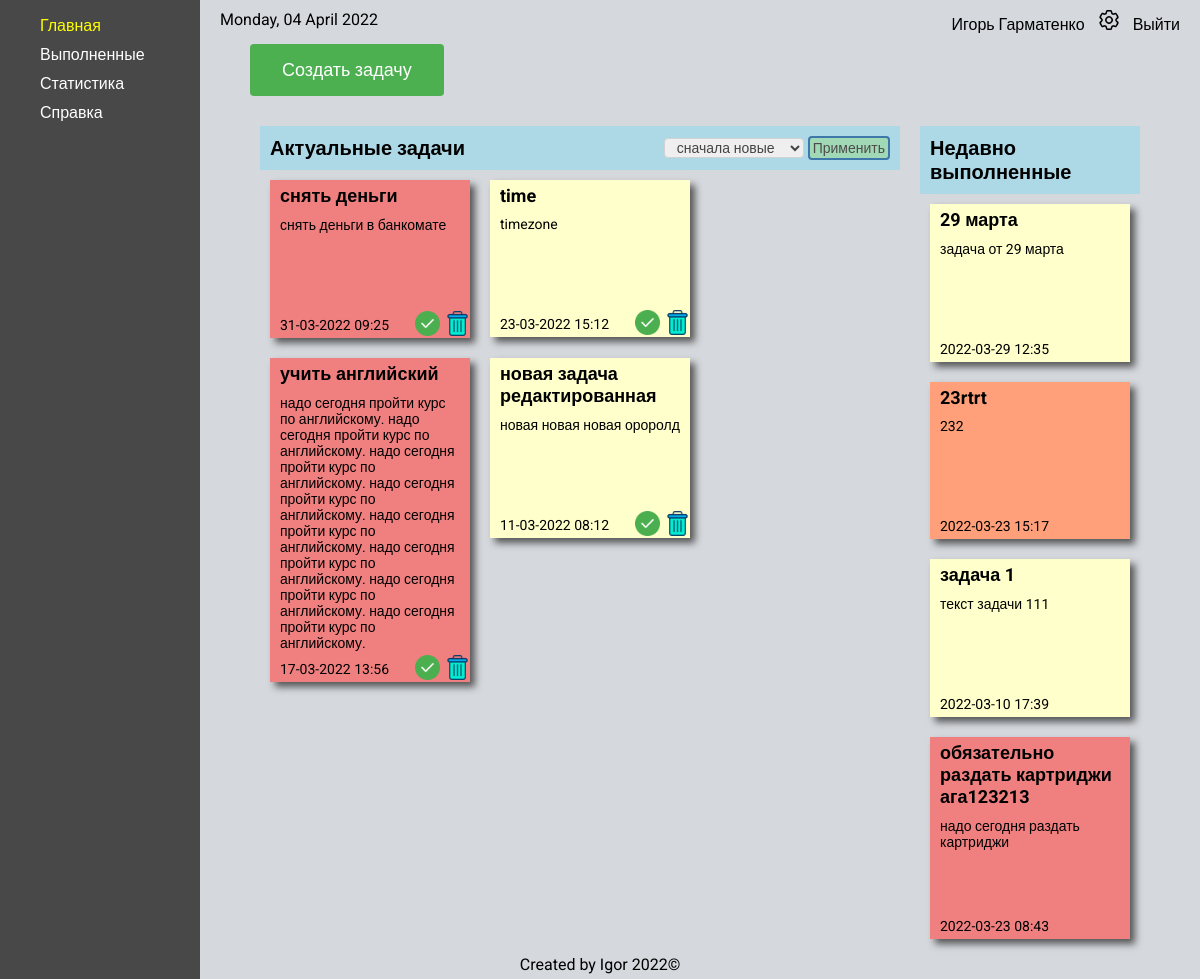
/home/ (signed in), run on an earlier commit of the app's database.
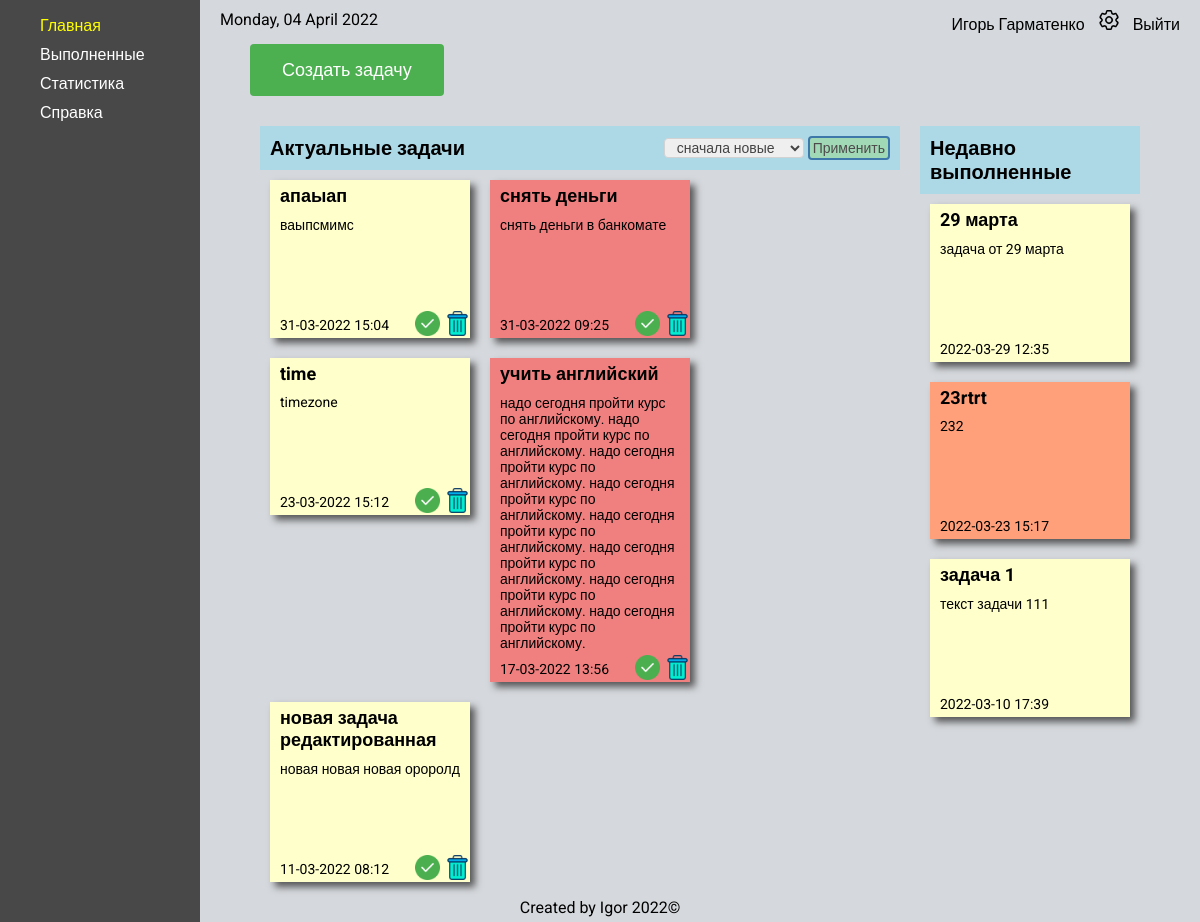
And on a later commit of the database.
### ToDo/models.py (models this page shows, shortened)
class Task(models.Model):
    PRIORITY_LEVEL = (('L', 'низкий'),
                      ('M', 'обычный'),
                      ('H', 'высокий'),
                      )
    user = models.ForeignKey(settings.AUTH_USER_MODEL, on_delete=models.CASCADE, null=True, blank=True)
    title = models.CharField(max_length=200)
    descr = models.CharField(max_length=500)
    priority = models.CharField(max_length=10, choices=PRIORITY_LEVEL, default='medium')
    is_finished = models.BooleanField(default=False)
    created_at = models.DateTimeField(auto_now_add=True)
    complated_at = models.DateTimeField(auto_now=True)
    class Meta:
        ordering = ['-created_at']

### ToDo/views.py (the view, shortened to what this page needs)
# urls.py: 2. Add a URL to urlpatterns:  path('', views.home, name='home')
@login_required
def home(request):
    current_date = date.today().strftime("%A, %d %B %Y")
    sort_form = TaskSort(request.POST)
    tasks = Task.objects.filter(user_id=request.user.id)
    context = {
        'menu': home_menu,
        'tasks_active': tasks,
        'tasks_finished': tasks.order_by("-complated_at")[:5],
        'date': current_date,
        'sort_form': sort_form,
        'title': 'Домашняя страница'
    }
    return render(request, 'ToDo/home.html', context=context)

### ToDo/forms.py
class TaskSort(forms.Form):
    SORT_TYPE = (('date_new', 'сначала новые'),
                 ('date_old', 'сначала старые'),
                ('priority', 'по важности'),
                )
    sort = forms.ChoiceField(choices=SORT_TYPE)

### ToDo/templates/ToDo/home.html (shortened to what this page needs)
{% extends 'ToDo/home_base.html' %}
{% load static %}
{% block rightbar %}
    <a class="create__task-btn" href="{% url 'create_task' %}">Создать задачу</a>
    <div class="tasks__wrap">
        <div class="tasks__active_wrap">
            <div class="tasks__header">
                <div class="tasks__active_title">Актуальные задачи</div>
                <div class="tasks__active_info">
                    <form method="post" enctype="multipart/form-data">
                        {% for field in sort_form %}
                                {{ field }}
                        {% endfor%}
                        <input type="submit" class="sort__btn" value="Применить">
                    </form>
                </div>
            </div>
            <div class="tasks__active">
                {% for task in tasks_active %}
                    {% if not task.is_finished %}
                        <div class="task {{ task.priority }}">
                            <div class="task__title">
                                <a class="task__edit-link" href="{% url 'task-edit' task.id %}" title="Редактировать">{{ task.title }}</a>
                            </div>
                            <div class="task__descr">{{ task.descr }}</div>
                            <div class="task__created_at">{{ task.created_at|date:'d-m-Y H:i' }}</div>
                            <a href="{% url 'task_make_done' task.id %}" onclick="return proverka();"><img class="task__done_img" src="{% static 'ToDo/images/done.png' %}" alt="done task"></a>
                            <a href="{% url 'task_delete' task.id %}" onclick="return proverka();"><img class="task__delete_img" src="{% static 'ToDo/images/delete.png' %}" alt="delete task"></a>
                        </div>
                    {% endif %}
                {% endfor %}
            </div>
        </div>
        <div class="tasks__completed_wrap">
            <div class="tasks__header">
                <div class="tasks__active_title">Недавно выполненные</div>
            </div>
            <div class="tasks__completed">
                {% for task in tasks_finished %}
                    {% if task.is_finished %}
                        <div class="task {{ task.priority }}">
                            <div class="task__title">{{ task.title }}</div>
                            <div class="task__descr">{{ task.descr }}</div>
                            <div class="task__created_at">{{ task.created_at|date:'Y-m-d H:i' }}</div>
                        </div>
                    {% endif %}
                {% endfor %}
            </div>
    </div>
{% endblock %}

### ToDo/templates/ToDo/home_base.html
{% extends 'ToDo/base.html' %}
{% load static %}
{% block content %}
    <div class="main">
        <div  class="leftbar">
            <ul class="home_menu">
                {% for key, item in menu.items %}
                    {% url key as url %}
                    <li class="home_menu__item {% if request.path == url %}active{%endif %}">
                        <a href="{% url key %}">{{ item }}</a>
                    </li>
                {% endfor %}
            </ul>
        </div>
        <div  class="rightbar">
            <div class="home_nav">
                <div class="date">{{ date }}</div>
                <div class="home_info">
                    {% if request.user.is_authenticated %}
                        <span>{{ user.first_name }} {{ user.last_name }}</span>
                        <a href="{% url 'user_settings' %}">
                            <img class="settings__icon" src="{% static 'ToDo/images/setting.png' %}" alt="settings">
                        </a>
                        <a href="{% url 'logout' %}">Выйти</a>
                    {% endif %}
                </div>
            </div>
            {% block rightbar %}
            {% endblock %}
        </div>
    </div>
{% endblock %}

What changed in the data, as far as the page shows it:
no longer on this page (row unchanged): Task: title "обязательно раздать картриджи ага123213", descr "надо сегодня раздать картриджи", created_at "2022-03-23 08:43", priority "H" (drawn)
added Task: title "апаыап", descr "ваыпсмимс", created_at "31-03-2022 15:04", is_finished False (drawn)
